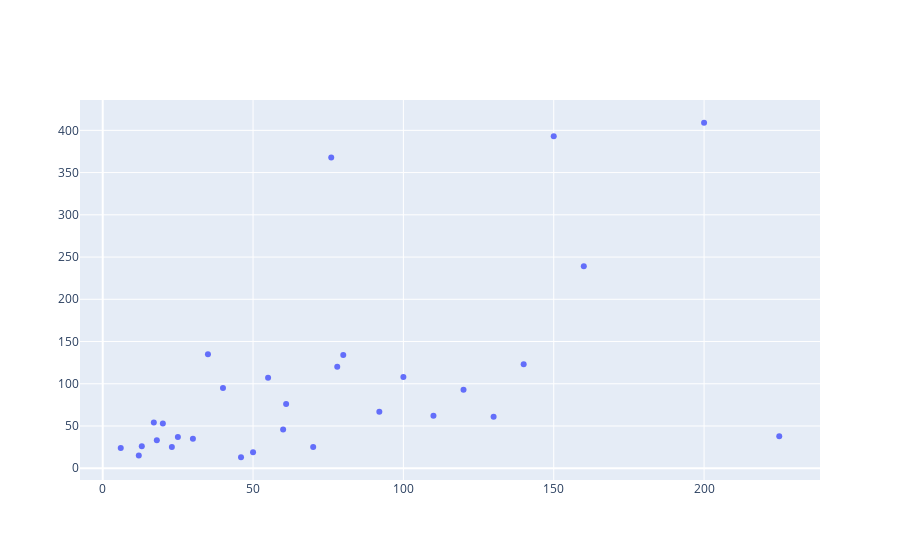

Notebook code for this chart:
### Markdown cell above
Great! Now we have the data necessary to make a trace of our data.

### Code cell
from plotly.offline import iplot, init_notebook_mode
init_notebook_mode(connected=True)
from graph import trace_values, plot

movies_trace = trace_values(x_values, y_values, text=titles, name='movie data')

plot([movies_trace])

### Figure 1 — Plotly figure (JSON) as saved in the notebook; plotly's stock layout.template omitted (floating-point values rounded to 4 significant figures)
{"data": [{"mode": "markers", "name": "movie data", "text": ["21 &amp; Over", "Dredd 3D", "12 Years a Slave", "2 Guns", "42", "47 Ronin", "A Good Day to Die Hard", "About Time", "After Earth", "August: Osage County", "Beautiful Creatures", "Blue Jasmine", "Captain Phillips", "Carrie", "Cloudy with a Chance of Meatballs 2", "Despicable Me 2", "Don Jon", "Elysium", "Ender&#39;s Game", "Epic", "Escape Plan", "Evil Dead", "Fast and Furious 6", "Frozen", "G.I. Joe: Retaliation", "Gangster Squad", "Grown Ups", "Her", "Identity Thief", "Iron Man 3"], "type": "scatter", "x": [13, 46, 20, 61, 40, 225, 92, 12, 130, 25, 50, 18, 55, 30, 78, 76, 6, 120, 110, 100, 70, 17, 160, 150, 140, 60, 80, 23, 35, 200], "y": [26, 13, 53, 76, 95, 38, 67, 15, 61, 37, 19, 33, 107, 35, 120, 368, 24, 93, 62, 108, 25, 54, 239, 393, 123, 46, 134, 25, 135, 409]}], "layout": {}}
